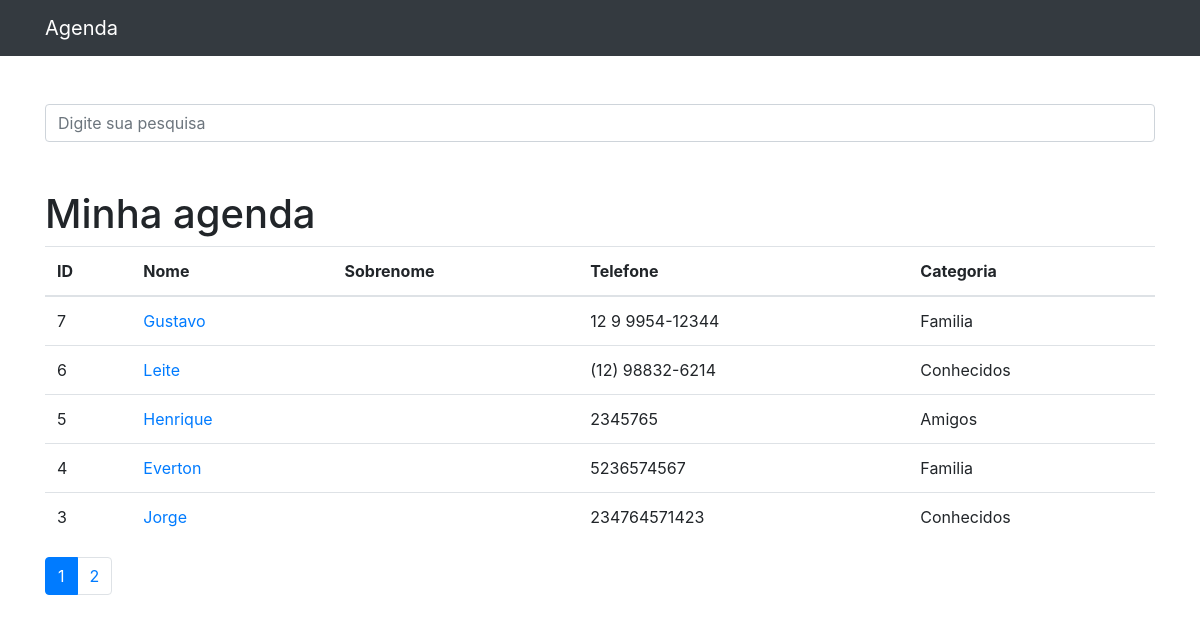
The page / on the database its author committed.
### contatos/models.py (models this page shows, shortened)
class Contato(models.Model):
    nome = models.CharField(max_length=255)
    sobrenome = models.CharField(max_length=255, blank=True)
    telefone = models.CharField(max_length=255)
    email = models.CharField(max_length=255, blank=True)
    data_criacao = models.DateTimeField(default=timezone.now)
    descricao = models.TextField(blank=True)
    categoria = models.ForeignKey(Categoria, on_delete=models.DO_NOTHING)
    mostrar = models.BooleanField(default=True)
    foto = models.ImageField(blank=True, upload_to='fotos/%Y/%m/%d')

class Categoria(models.Model):
    nome = models.CharField(max_length=255)
    def __str__(self):
        return self.nome

### contatos/views.py (the view)
# urls.py: path('', views.index, name='index'),
def index(request):
    contatos = Contato.objects.order_by('-id').filter(
        mostrar=True
    )
    paginator = Paginator(contatos, 5)
    page = request.GET.get('p')
    contatos = paginator.get_page(page)
    return render(request, 'contatos/index.html', {
        'contatos': contatos
    })

### contatos/templates/contatos/index.html
{% extends 'base.html' %}
{%block conteudo%}
<h1 class="mt-5">Minha agenda</h1>
<table class="table">
    <thead>
    <tr>
        <th>ID</th>
        <th>Nome</th>
        <th>Sobrenome</th>
        <th>Telefone</th>
        <th>Categoria</th>
    </tr>
    </thead>
    <tbody>
    {% for contato in contatos %}
        <tr>
            <td>{{ contato.id }}</td>
            <td>
                <a href="{% url 'ver_contato' contato.id %}"> {{ contato.nome }}</a>
            </td>
            <td> {{ contato.sobrenome }}</td>
            <td> {{ contato.telefone }}</td>
            <td> {{ contato.categoria }}</td>
        </tr>
    {% endfor%}
    </tbody>
</table>
<nav aria-label="Page navigation example">
    <ul class="pagination">
        {% for pagina in contatos.paginator.page_range %}
            {% if contatos.number == pagina %}
                <li class="page-item active">
                    <a class="page-link" href="?p={{ pagina }}&termo={{ request.GET.termo }}">{{pagina}}</a>
                </li>
            {% else %}
                <li class="page-item">
                    <a class="page-link" href="?p={{ pagina }}&termo={{ request.GET.termo }}">{{pagina}}</a>
                </li>
            {% endif %}
        {% endfor %}
    </ul>
</nav>
{%endblock%}

### templates/base.html (shortened to what this page needs)
{% load static %}
<!DOCTYPE html>
<html lang="pt">
<head>
  {% include 'parciais/_head.html' %}
</head>
<body>
  {% include 'parciais/_nav.html' %}
  <div class="container">
    <div class="row">
      <div class="col-lg-12">
        <br><br>
        <form method="get" action="{% url 'busca' %}">
          <div class="form-group row">
            <div class="col-12">
              <input class="form-control"
                     type="search" value="{{ request.GET.termo }}"
                     id="search-input"
                     placeholder="Digite sua pesquisa"
                     name="termo">
            </div>
          </div>
        </form>
        {%block conteudo%}{%endblock%}
      </div>
    </div>
  </div>
</body>
</html>

### templates/parciais/_head.html (shortened to what this page needs)
{% load static %}
  <link href="{% static 'vendor/bootstrap/css/bootstrap.min.css'%}" rel="stylesheet">

### templates/parciais/_nav.html (shortened to what this page needs)
  <nav class="navbar navbar-expand-lg navbar-dark bg-dark static-top">
    <div class="container">
      <a class="navbar-brand" href="{% url 'index' %}">Agenda</a>
    </div>
  </nav>

### rows shown on the page
Contato: id "7", nome "Gustavo", telefone "12 9 9954-12344", categoria "Familia"
Contato: id "6", nome "Leite", telefone "(12) 98832-6214", categoria "Conhecidos"
Contato: id "5", nome "Henrique", telefone "2345765", categoria "Amigos"
Contato: id "4", nome "Everton", telefone "5236574567", categoria "Familia"
Contato: id "3", nome "Jorge", telefone "234764571423", categoria "Conhecidos"

### other values the page prints
{{ pagina }} "1"
{{ pagina }} "2"
